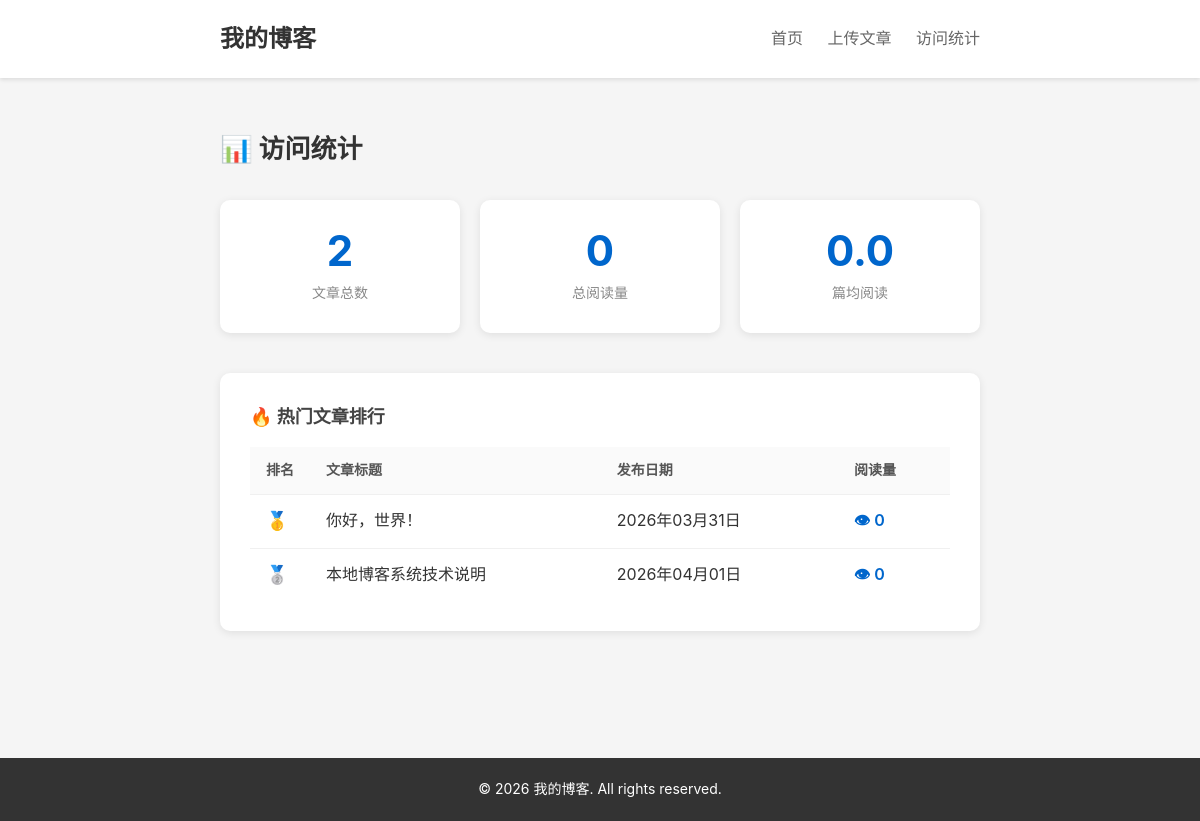
/stats, run on an earlier commit of the app's database.
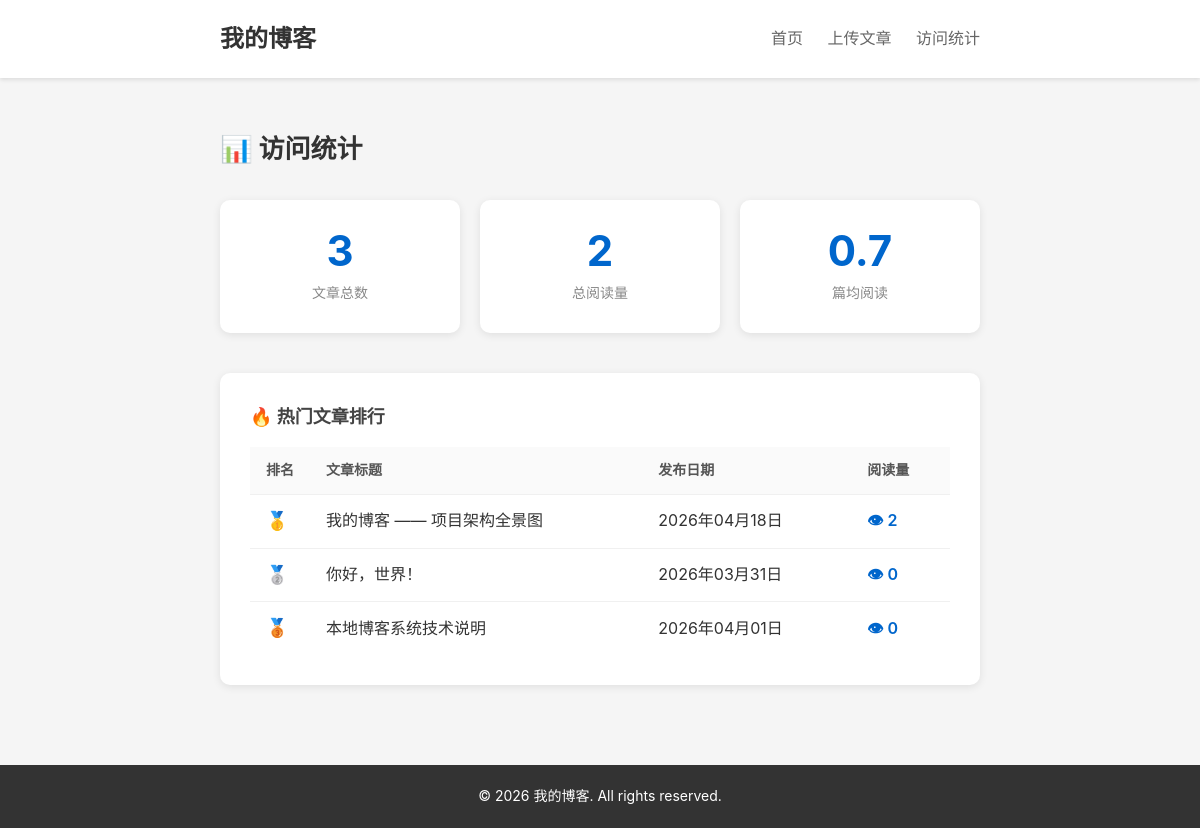
And on a later commit of the database.
### tables this page shows
CREATE TABLE posts (
            id INTEGER PRIMARY KEY AUTOINCREMENT,
            slug TEXT UNIQUE NOT NULL,
            title TEXT NOT NULL,
            date TEXT NOT NULL,
            summary TEXT,
            content TEXT NOT NULL,
            created_at TIMESTAMP DEFAULT CURRENT_TIMESTAMP
        , views INTEGER NOT NULL DEFAULT 0);

### view.py (the view)
@blog_bp.route('/stats')
def stats():
    data = Post.get_site_stats(g.db_conn)
    return render_template('stats.html', **data)

### models.py (called while the page is built)
    def get_db(self):
        if 'db' not in g:
            g.db = sqlite3.connect(self.app.config['DATABASE'])
            g.db.row_factory = sqlite3.Row
        return g.db

    @classmethod
    def get_site_stats(cls, connection):
        total_posts = connection.execute(
            f'SELECT COUNT(*) as cnt FROM {cls.TABLE_NAME}'
        ).fetchone()['cnt']
        total_views = connection.execute(
            f'SELECT COALESCE(SUM(views), 0) as total FROM {cls.TABLE_NAME}'
        ).fetchone()['total']
        top_posts = connection.execute(
            f'SELECT slug, title, views, date FROM {cls.TABLE_NAME} ORDER BY views DESC LIMIT 10'
        ).fetchall()
        return {
            'total_posts': total_posts,
            'total_views': total_views,
            'top_posts': top_posts,
        }

### templates/stats.html (shortened to what this page needs)
{% extends "base.html" %}
{% block content %}
<div class="stats-page">
    <h2 class="stats-title">📊 访问统计</h2>
    <div class="stats-overview">
        <div class="stat-card">
            <div class="stat-number">{{ total_posts }}</div>
            <div class="stat-label">文章总数</div>
        </div>
        <div class="stat-card">
            <div class="stat-number">{{ total_views }}</div>
            <div class="stat-label">总阅读量</div>
        </div>
        <div class="stat-card">
            <div class="stat-number">
                {% if total_posts > 0 %}
                    {{ (total_views / total_posts) | round(1) }}
                {% else %}
                    0
                {% endif %}
            </div>
            <div class="stat-label">篇均阅读</div>
        </div>
    </div>
    <div class="stats-table-wrap">
        <h3 class="stats-subtitle">🔥 热门文章排行</h3>
        {% if top_posts %}
        <table class="stats-table">
            <thead>
                <tr>
                    <th>排名</th>
                    <th>文章标题</th>
                    <th>发布日期</th>
                    <th>阅读量</th>
                </tr>
            </thead>
            <tbody>
                {% for p in top_posts %}
                <tr>
                    <td class="rank-cell">
                        {% if loop.index == 1 %}🥇
                        {% elif loop.index == 2 %}🥈
                        {% elif loop.index == 3 %}🥉
                        {% else %}{{ loop.index }}
                        {% endif %}
                    </td>
                    <td>
                        <a href="{{ url_for('blog.post', slug=p.slug) }}">{{ p.title }}</a>
                    </td>
                    <td>{{ p.date | format_date }}</td>
                    <td class="views-cell">👁 {{ p.views }}</td>
                </tr>
                {% endfor %}
            </tbody>
        </table>
        {% else %}
        <div class="empty-state">
            <p>还没有访问数据，快去阅读文章吧！</p>
        </div>
        {% endif %}
    </div>
</div>
{% endblock %}

What changed in the data, as far as the page shows it:
added posts: title "我的博客 —— 项目架构全景图", date "2026年04月18日", views "2"
computed for posts "你好，世界！": text "🥇" → "🥈"
computed for posts "本地博客系统技术说明": text "🥈" → "🥉"
Also different on the page:
{{ total_posts }}: "2" → "3"
{{ total_views }}: "0" → "2"
{{ (total_views / total_posts) | round(1) }}: "0.0" → "0.7"
